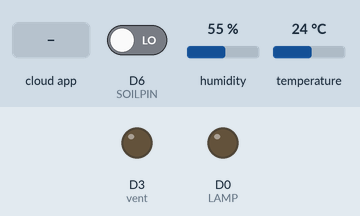
Simulated run of this sketch. Board: ESP8266 (NodeMCU). Parts: output pins drawn as LEDs (lit = HIGH). The inputs (shaded band) are chosen by the test bench; at power-on: D6 (SOILPIN) LOW, humidity 55 %, temperature 24 °C. WiFi joins after 1.5 s; servers stay silent unless stated; the Firebase database answers and starts empty; what the sketch prints to the serial monitor is not drawn.

Above: at 2.7 s.
2.8 s: the phone or cloud app sets cooler to 1
At 4.4 s:
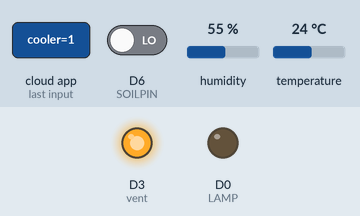
4.7 s: the phone or cloud app sets lampada to 1
At 6.6 s:
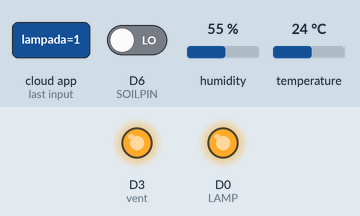
6.9 s: the phone or cloud app sets cooler to 0
At 7.7 s:
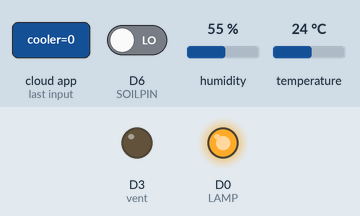
8.7 s: the phone or cloud app sets lampada to 0
At 10.1 s:
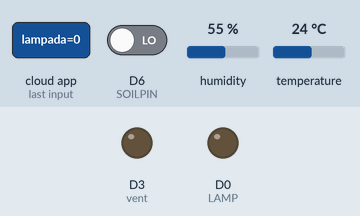
Timing chart, 0 to 11.7 s (numbered marks = the images above; inputs shaded):
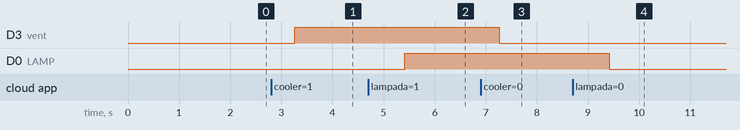

The sketch:

EstufaCod1.ino
```cpp
#include <Arduino.h>
#if defined(ESP32) || defined(ARDUINO_RASPBERRY_PI_PICO_W)
#include <WiFi.h>
#elif defined(ESP8266)
#include <ESP8266WiFi.h>
#elif __has_include(<WiFiNINA.h>)
#include <WiFiNINA.h>
#elif __has_include(<WiFi101.h>)
#include <WiFi101.h>
#elif __has_include(<WiFiS3.h>)
#include <WiFiS3.h>
#endif

#include <Firebase_ESP_Client.h>

// Provide the token generation process info.
#include <addons/TokenHelper.h>

// Provide the RTDB payload printing info and other helper functions.
#include <addons/RTDBHelper.h>

#include <DHT.h>

/* 1. Define the WiFi credentials */
#define WIFI_SSID "S23 Ultra de Vinicius Gabriel"
#define WIFI_PASSWORD "pcgkkdr9y54r5qn"

// For the following credentials, see examples/Authentications/SignInAsUser/EmailPassword/EmailPassword.ino

/* 2. Define the API Key */
#define API_KEY "AIzaSyAAEwhSzDPPdEHiomo_lDa1PUBdq5kjm4Q"

/* 3. Define the RTDB URL */
#define DATABASE_URL "https://projeto-interdisciplinar-9-default-rtdb.firebaseio.com/"

/* 4. Define the user Email and password that already registered or added in your project */
#define USER_EMAIL "projetoint7@gmail.com"
#define USER_PASSWORD "Senha@123456"

// Define Firebase Data object
FirebaseData fbdo;

FirebaseAuth auth;
FirebaseConfig config;

unsigned long lastSensorDataSentTime = 0;
unsigned long lastCoolerCheckTime = 0;
unsigned long lastLampCheckTime = 0;
unsigned long sensorDataInterval = 12000; // Intervalo de envio dos dados dos sensores (2 minutos em milissegundos)
unsigned long coolerCheckInterval = 1000; // Intervalo de verificação da variável cooler (1 segundo em milissegundos)
unsigned long lampCheckInterval = 1000; // Intervalo de verificação da variável lâmpada (1 segundo em milissegundos)

#if defined(ARDUINO_RASPBERRY_PI_PICO_W)
WiFiMulti multi;
#endif

// DHT Sensor
#define DHTPIN D4     // Pino digital conectado ao sensor DHT
#define LAMP D0        // Pino digital conectado à lâmpada
#define vent D3         // Pino digital do ventilador
#define DHTTYPE DHT22  // Defina o tipo de sensor DHT (DHT11, DHT22, etc.)
DHT dht(DHTPIN, DHTTYPE);

// Soil Moisture Sensor
#define SOILPIN D6     // Pino digital conectado ao sensor de umidade do solo

// LDR Sensor
#define LDRPIN A0      // Pino analógico conectado ao sensor LDR

void setup()
{
  Serial.begin(115200);

#if defined(ARDUINO_RASPBERRY_PI_PICO_W)
  multi.addAP(WIFI_SSID, WIFI_PASSWORD);
  multi.run();
#else
  WiFi.begin(WIFI_SSID, WIFI_PASSWORD);
#endif

  Serial.print("Connecting to Wi-Fi");
  unsigned long ms = millis();
  while (WiFi.status() != WL_CONNECTED)
  {
    Serial.print(".");
    delay(300);
#if defined(ARDUINO_RASPBERRY_PI_PICO_W)
    if (millis() - ms > 10000)
      break;
#endif
  }
  Serial.println();
  Serial.print("Connected with IP: ");
  Serial.println(WiFi.localIP());
  Serial.println();

  Serial.printf("Firebase Client v%s\n\n", FIREBASE_CLIENT_VERSION);

  /* Assign the api key (required) */
  config.api_key = API_KEY;

  /* Assign the user sign in credentials */
  auth.user.email = USER_EMAIL;
  auth.user.password = USER_PASSWORD;

  /* Assign the RTDB URL (required) */
  config.database_url = DATABASE_URL;

  /* Assign the callback function for the long running token generation task */
  config.token_status_callback = tokenStatusCallback; // see addons/TokenHelper.h

  // Comment or pass false value when WiFi reconnection will control by your code or third party library e.g. WiFiManager
  Firebase.reconnectNetwork(true);

  // Since v4.4.x, BearSSL engine was used, the SSL buffer need to be set.
  // Large data transmission may require larger RX buffer, otherwise connection issue or data read time out can be occurred.
  fbdo.setBSSLBufferSize(4096 /* Rx buffer size in bytes from 512 - 16384 */, 1024 /* Tx buffer size in bytes from 512 - 16384 */);

  // Limit the size of response payload to be collected in FirebaseData
  fbdo.setResponseSize(2048);

  Firebase.begin(&config, &auth);

  // The WiFi credentials are required for Pico W
  // due to it does not have reconnect feature.
#if defined(ARDUINO_RASPBERRY_PI_PICO_W)
  config.wifi.clearAP();
  config.wifi.addAP(WIFI_SSID, WIFI_PASSWORD);
#endif

  Firebase.setDoubleDigits(5);

  config.timeout.serverResponse = 10 * 1000;

  // Initialize DHT sensor.
  dht.begin();

  // Set pin modes
  pinMode(LAMP, OUTPUT);
  pinMode(vent, OUTPUT);
}

void loop()
{
  // Verifica se a conexão com o Firebase está pronta e se é hora de enviar dados
  if (Firebase.ready() && (millis() - lastSensorDataSentTime > sensorDataInterval || lastSensorDataSentTime == 0))
  {
    lastSensorDataSentTime = millis();

    // Leitura do sensor de umidade do solo
    int soilSensorValue = digitalRead(SOILPIN); // Leitura do valor digital do sensor de umidade do solo
    float soilMoisture = soilSensorValue == HIGH ? 100.0 : 0.0; // Assume umidade de 100% se o pino digital estiver HIGH, caso contrário 0%

    // Leitura do sensor DHT
    float humidity = dht.readHumidity();    // Umidade do ar
    float temperature = dht.readTemperature(); // Temperatura em Celsius

    // Verifica se as leituras do DHT são válidas
    if (isnan(humidity) || isnan(temperature)) {
      Serial.println("Falha na leitura do sensor DHT!");
      return;
    }

    // Leitura do sensor de luminosidade LDR
    int ldrValue = analogRead(LDRPIN); // Leitura do valor analógico do sensor LDR
    float lightLevel = map(ldrValue, 0, 1023, 0, 100); // Mapeia o valor do sensor para um nível de luminosidade percentual

    // Cria objetos FirebaseJson para armazenar os dados a serem enviados
    FirebaseJson jsonHumidity, jsonTemperature, jsonSoilMoisture, jsonLightLevel;

    // Adiciona os dados dos sensores aos objetos FirebaseJson
    jsonHumidity.set(String(millis()), humidity);
    jsonTemperature.set(String(millis()), temperature);
    jsonSoilMoisture.set(String(millis()), soilMoisture);
    jsonLightLevel.set(String(millis()), lightLevel);

    // Define os caminhos no banco de dados onde os dados serão armazenados
    String humidityPath = "/sensor_data/humidity";
    String temperaturePath = "/sensor_data/temperature";
    String soilMoisturePath = "/sensor_data/soil_moisture";
    String lightLevelPath = "/sensor_data/light_level";

    // Envia os dados para o banco de dados
    Serial.printf("Sending humidity data to database... %s\n", Firebase.RTDB.updateNode(&fbdo, humidityPath, &jsonHumidity) ? "ok" : fbdo.errorReason().c_str());
    Serial.printf("Sending temperature data to database... %s\n", Firebase.RTDB.updateNode(&fbdo, temperaturePath, &jsonTemperature) ? "ok" : fbdo.errorReason().c_str());
    Serial.printf("Sending soil moisture data to database... %s\n", Firebase.RTDB.updateNode(&fbdo, soilMoisturePath, &jsonSoilMoisture) ? "ok" : fbdo.errorReason().c_str());
    Serial.printf("Sending light level data to database... %s\n", Firebase.RTDB.updateNode(&fbdo, lightLevelPath, &jsonLightLevel) ? "ok" : fbdo.errorReason().c_str());
  }

  // Verifica se é hora de verificar o estado da variável cooler
  if (millis() - lastCoolerCheckTime > coolerCheckInterval || lastCoolerCheckTime == 0)
  {
    lastCoolerCheckTime = millis();

    // Controle do ventilador através da variável Firebase "cooler"
    if (Firebase.RTDB.getInt(&fbdo, "/cooler"))
    {
      int coolerStatus = fbdo.intData();
      if (coolerStatus == 1)
      {
        digitalWrite(vent, HIGH); // Liga o ventilador
      }
      else
      {
        digitalWrite(vent, LOW);  // Desliga o ventilador
      }
    }
    else
    {
      Serial.printf("Erro ao ler a variável cooler: %s\n", fbdo.errorReason().c_str());
    }
  }

  // Verifica se é hora de verificar o estado da variável lâmpada
  if (millis() - lastLampCheckTime > lampCheckInterval || lastLampCheckTime == 0)
  {
    lastLampCheckTime = millis();

    // Controle da lâmpada através da variável Firebase "lampada"
    if (Firebase.RTDB.getInt(&fbdo, "/lampada"))
    {
      int lampStatus = fbdo.intData();
      if (lampStatus == 1)
      {
        digitalWrite(LAMP, HIGH); // Liga a lâmpada
      }
      else
      {
        digitalWrite(LAMP, LOW);  // Desliga a lâmpada
      }
    }
    else
    {
      Serial.printf("Erro ao ler a variável lampada: %s\n", fbdo.errorReason().c_str());
    }
  }
}
```

Measured:
- after the input at 2.8 s, D3 (vent): LOW → HIGH after 0.46 s
- after the input at 4.7 s, D0 (LAMP): LOW → HIGH after 0.71 s
- after the input at 6.9 s, D3 (vent): HIGH → LOW after 0.37 s
- after the input at 8.7 s, D0 (LAMP): HIGH → LOW after 0.72 s
